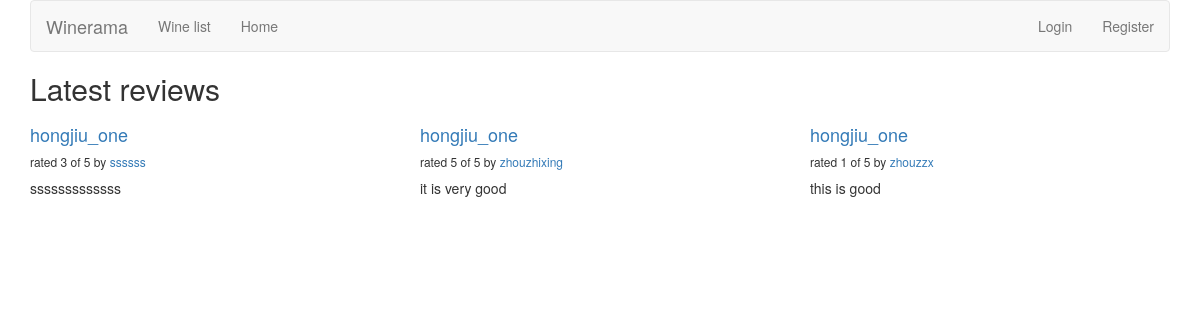
The page /reviews/ on the database as committed earlier.
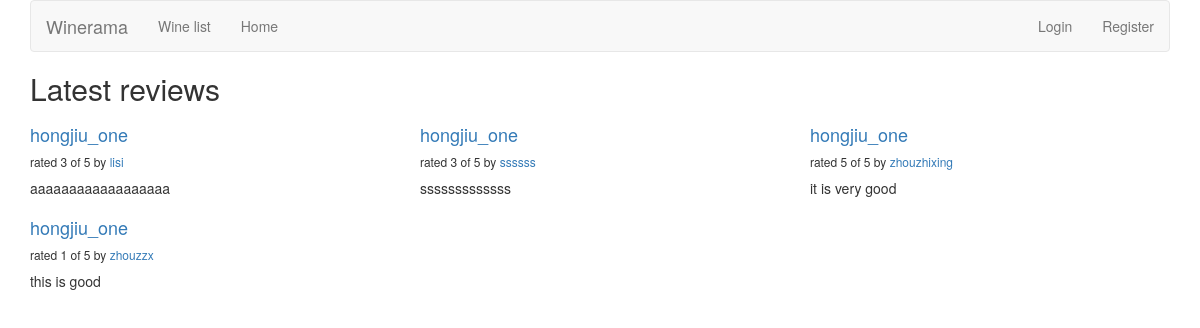
The same page on the database as committed later.
### reviews/models.py (models this page shows, shortened)
class Review(models.Model):
    RATING_CHOICES = (
        (1, '1'),
        (2, '2'),
        (3, '3'),
        (4, '4'),
        (5, '5'),
    )
    wine = models.ForeignKey(Wine)
    pub_date = models.DateTimeField('date published')
    user_name = models.CharField(max_length=100)
    comment = models.CharField(max_length=200)
    rating = models.IntegerField(choices=RATING_CHOICES)

class Wine(models.Model):
    name = models.CharField(max_length=200)

### reviews/views.py (the view)
def review_list(request):
    latest_review_list = Review.objects.order_by('-pub_date')[:9]
    context = {'latest_review_list':latest_review_list}
    return render(request, 'reviews/review_list.html', context)

### reviews/templates/reviews/review_list.html
{% extends 'base.html' %}
{% block title %}
<h2>Latest reviews</h2>
{% endblock %}
{% block content %}
{% if latest_review_list %}
<div class="row">
    {% for review in latest_review_list %}
    <div class="col-xs-6 col-lg-4">
        <h4><a href="{% url 'reviews:review_detail' review.id %}">
        {{ review.wine.name }}
        </a></h4>
        <h6>rated {{ review.rating }} of 5 by <a href="{% url 'reviews:user_review_list' review.user_name %}"> {{ review.user_name }} </a></h6>
        <p>{{ review.comment }}</p>
    </div>
    {% endfor %}
</div>
{% else %}
<p>No reviews are available.</p>
{% endif %}
{% endblock %}

Rows that differ between the two databases and show on the page:
added Review: wine.name "hongjiu_one", rating "3", user_name "lisi", comment "aaaaaaaaaaaaaaaaaa"
